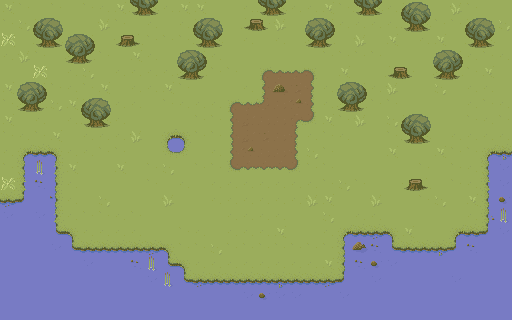

This is a level from a 2D game, rendered from its Tiled map with the project's own tilesets. A one-line summary and the complete map file follow:
An orthogonal 32x20 tile map with 16x16 px tiles, 1 tile layer (tiles).

<map version="1.5" tiledversion="1.7.2" orientation="orthogonal" renderorder="right-down" width="32" height="20" tilewidth="16" tileheight="16" infinite="0" nextlayerid="3" nextobjectid="10">
 <editorsettings>
  <export target="embark.json" format="json" />
 </editorsettings>
 <tileset firstgid="1" name="forest" tilewidth="16" tileheight="16" tilecount="4096" columns="64" objectalignment="topleft">
  <properties>
   <property name="type" value="tileset" />
  </properties>
  <image source="EMBARKv2.png" width="1024" height="1024" />
  <tile id="7">
   <properties>
    <property name="traversable" type="bool" value="false" />
   </properties>
  </tile>
  <tile id="8">
   <properties>
    <property name="traversable" type="bool" value="false" />
   </properties>
  </tile>
  <tile id="11">
   <properties>
    <property name="traversable" type="bool" value="false" />
   </properties>
  </tile>
  <tile id="12">
   <properties>
    <property name="traversable" type="bool" value="false" />
   </properties>
  </tile>
 </tileset>
 <layer id="1" name="tiles" width="32" height="20">
  <data encoding="csv">
4,3,1,3,1,3,2,4,2147483661,2147483660,2,4,4,1,1,2,2147483661,2147483660,2,2,4,3,2147483661,2147483660,2,2147483659,2147483658,1,5,3,1,1,
3,6,2147483659,2147483658,1,1,5,3,1,2,1,2,2147483659,2147483658,1,2147483657,2147483656,5,1,10,11,2,2,2,2,2147483661,2147483660,3,3,2147483659,2147483658,6,
7,1,2147483661,2147483660,10,11,1,8,9,3,3,3,2147483661,2147483660,1,2,1,2,1,12,13,1,5,1,4,1,2,4,1,2147483661,2147483660,1,
2,5,3,1,12,13,3,1,4,2,1,10,11,2,1,1,1,1,1,1,3,3,3,3,1,1,1,10,11,2,3,2,
1,1,7,1,2,6,1,2,2,2,2,12,13,3,3,1,73,2684354634,2684354634,2684354633,1,4,1,1,2147483657,2147483656,1,12,13,3,4,1,
4,10,11,3,2,3,4,1,2,2,4,3,1,1,1,2,74,71,69,3221225546,2,10,11,2,5,1,1,6,1,2,2,1,
3,12,13,6,4,2147483659,2147483658,2,2,1,3,2,2,2,73,2684354634,75,72,66,3221225546,2,12,13,3,3,1,1,1,1,2,3,2,
4,1,2,1,2,2147483661,2147483660,2,1,1,1,1,3,3,74,67,72,72,3221225547,3221225545,4,3,5,1,6,2147483659,2147483658,1,1,3,2,3,
3,2,3,4,1,2,2,2,5,1,193,198,3,3,74,67,69,72,3221225546,2,3,2,1,1,3,2147483661,2147483660,1,2,2,2,2,
2,193,321,198,2,2,3,3,1,1,196,197,1,2,74,66,72,72,3221225546,6,3,1,1,1,4,1,1,4,3,3,193,449,
3,257,134,451,4,1,1,4,1,3,6,1,3,3,1610612809,1610612810,1610612810,1610612810,3221225545,3,3,1,1,1,1,1,3,1,3,2,257,130,
7,454,135,322,2,1,1,1,1,3,1,2,1,2,2,2,2,2,2,2,3,6,3,1,1,8,9,1,3,2,454,130,
385,195,129,452,2,1,6,1,1,1,5,1,1,2,2,2,2,2,2,5,4,1,1,5,1,1,3,6,1,4,455,133,
130,129,130,451,2,3,3,2,3,1,1,1,1,1,2,2,2,2,1,1,6,1,2,2,1,1,1,1,1,2,453,134,
129,129,129,386,198,2,2,2,2,1,1,3,2,1,2,2,2,4,1,1,2,193,194,385,198,4,1,1,193,321,195,130,
129,129,129,130,386,321,321,321,321,385,198,3,3,6,3,3,3,3,3,3,3,257,132,135,386,321,321,449,195,135,129,129,
129,129,129,129,129,130,129,129,135,134,386,198,2,2,2,2,2,2,2,2,4,257,135,133,130,129,129,129,129,129,129,129,
129,129,129,129,129,129,129,129,129,130,134,386,385,321,194,194,194,449,194,194,385,195,129,130,129,129,129,129,130,129,129,129,
129,129,129,129,129,129,129,129,129,129,129,129,129,129,129,130,133,130,130,129,129,130,129,129,129,129,129,129,129,129,129,129,
129,129,129,129,129,129,129,129,129,129,129,129,129,129,129,129,129,129,129,129,129,129,129,129,129,129,129,129,129,129,129,129
</data>
 </layer>
 <objectgroup id="2" name="entities" />
</map>
